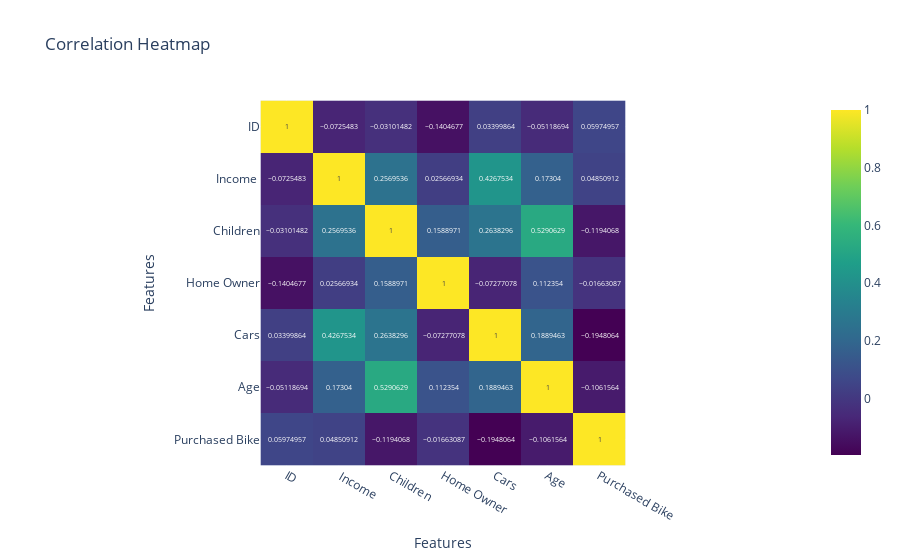

This figure's notebook cell:
### Code cell
# Create a heatmap for correlation using plotly express    #### imshow = heatmap
corr = data.corr(numeric_only=True)

fig = px.imshow(corr, text_auto=True, color_continuous_scale='Viridis', title="Correlation Heatmap")
fig.update_layout(xaxis_title="Features", yaxis_title="Features")
fig.show()

### Figure 1 — Plotly figure (JSON) as saved in the notebook; plotly's stock layout.template omitted (floating-point values rounded to 4 significant figures)
{"data": [{"coloraxis": "coloraxis", "hovertemplate": "x: %{x}<br>y: %{y}<br>color: %{z}<extra></extra>", "name": "0", "texttemplate": "%{z}", "type": "heatmap", "x": ["ID", " Income ", "Children", "Home Owner", "Cars", "Age", "Purchased Bike"], "xaxis": "x", "y": ["ID", " Income ", "Children", "Home Owner", "Cars", "Age", "Purchased Bike"], "yaxis": "y", "z": [[1.0, -0.07255, -0.03101, -0.1405, 0.034, -0.05119, 0.05975], [-0.07255, 1.0, 0.257, 0.02567, 0.4268, 0.173, 0.04851], [-0.03101, 0.257, 1.0, 0.1589, 0.2638, 0.5291, -0.1194], [-0.1405, 0.02567, 0.1589, 1.0, -0.07277, 0.1124, -0.01663], [0.034, 0.4268, 0.2638, -0.07277, 1.0, 0.1889, -0.1948], [-0.05119, 0.173, 0.5291, 0.1124, 0.1889, 1.0, -0.1062], [0.05975, 0.04851, -0.1194, -0.01663, -0.1948, -0.1062, 1.0]]}], "layout": {"coloraxis": {"colorscale": [[0, "#440154"], [0.1111, "#482878"], [0.2222, "#3e4989"], [0.3333, "#31688e"], [0.4444, "#26828e"], [0.5556, "#1f9e89"], [0.6667, "#35b779"], [0.7778, "#6ece58"], [0.8889, "#b5de2b"], [1, "#fde725"]]}, "title": {"text": "Correlation Heatmap"}, "xaxis": {"anchor": "y", "constrain": "domain", "domain": [0, 1], "scaleanchor": "y", "title": {"text": "Features"}}, "yaxis": {"anchor": "x", "autorange": "reversed", "constrain": "domain", "domain": [0, 1], "title": {"text": "Features"}}}}
